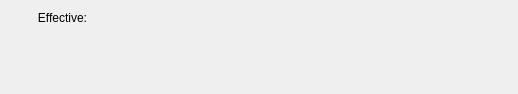
<?xml version="1.0" encoding="UTF-8"?>
<ui version="4.0">
 <comment>This file is part of the xTuple ERP: PostBooks Edition, a free and
open source Enterprise Resource Planning software suite,
Copyright (c) 1999-2011 by OpenMFG LLC, d/b/a xTuple.
It is licensed to you under the Common Public Attribution License
version 1.0, the full text of which (including xTuple-specific Exhibits)
is available at www.xtuple.com/CPAL.  By using this software, you agree
to be bound by its terms.</comment>
 <class>dspSingleLevelWhereUsed</class>
 <widget class="QWidget" name="dspSingleLevelWhereUsed">
  <property name="geometry">
   <rect>
    <x>0</x>
    <y>0</y>
    <width>518</width>
    <height>94</height>
   </rect>
  </property>
  <property name="windowTitle">
   <string>Single Level Where Used</string>
  </property>
  <layout class="QHBoxLayout" name="horizontalLayout">
   <item>
    <layout class="QVBoxLayout" name="verticalLayout">
     <item>
      <widget class="ItemCluster" name="_item"/>
     </item>
     <item>
      <spacer>
       <property name="orientation">
        <enum>Qt::Vertical</enum>
       </property>
       <property name="sizeType">
        <enum>QSizePolicy::Expanding</enum>
       </property>
       <property name="sizeHint" stdset="0">
        <size>
         <width>20</width>
         <height>0</height>
        </size>
       </property>
      </spacer>
     </item>
    </layout>
   </item>
   <item>
    <layout class="QVBoxLayout">
     <property name="spacing">
      <number>0</number>
     </property>
     <property name="margin">
      <number>0</number>
     </property>
     <item>
      <layout class="QHBoxLayout">
       <property name="spacing">
        <number>5</number>
       </property>
       <property name="margin">
        <number>0</number>
       </property>
       <item>
        <widget class="QLabel" name="_effectiveLit">
         <property name="text">
          <string>Effective:</string>
         </property>
         <property name="alignment">
          <set>Qt::AlignRight|Qt::AlignTrailing|Qt::AlignVCenter</set>
         </property>
        </widget>
       </item>
       <item>
        <widget class="DLineEdit" name="_effective"/>
       </item>
      </layout>
     </item>
     <item>
      <spacer>
       <property name="orientation">
        <enum>Qt::Vertical</enum>
       </property>
       <property name="sizeType">
        <enum>QSizePolicy::Expanding</enum>
       </property>
       <property name="sizeHint" stdset="0">
        <size>
         <width>20</width>
         <height>0</height>
        </size>
       </property>
      </spacer>
     </item>
    </layout>
   </item>
   <item>
    <spacer>
     <property name="orientation">
      <enum>Qt::Horizontal</enum>
     </property>
     <property name="sizeType">
      <enum>QSizePolicy::Expanding</enum>
     </property>
     <property name="sizeHint" stdset="0">
      <size>
       <width>0</width>
       <height>20</height>
      </size>
     </property>
    </spacer>
   </item>
  </layout>
 </widget>
 <layoutdefault spacing="6" margin="11"/>
 <pixmapfunction>qPixmapFromMimeSource</pixmapfunction>
 <customwidgets>
  <customwidget>
   <class>DLineEdit</class>
   <extends>QWidget</extends>
   <header>datecluster.h</header>
   <container>1</container>
  </customwidget>
  <customwidget>
   <class>ItemCluster</class>
   <extends>QWidget</extends>
   <header>itemcluster.h</header>
   <container>1</container>
  </customwidget>
 </customwidgets>
 <tabstops>
  <tabstop>_item</tabstop>
  <tabstop>_effective</tabstop>
 </tabstops>
 <resources/>
 <connections/>
</ui>
